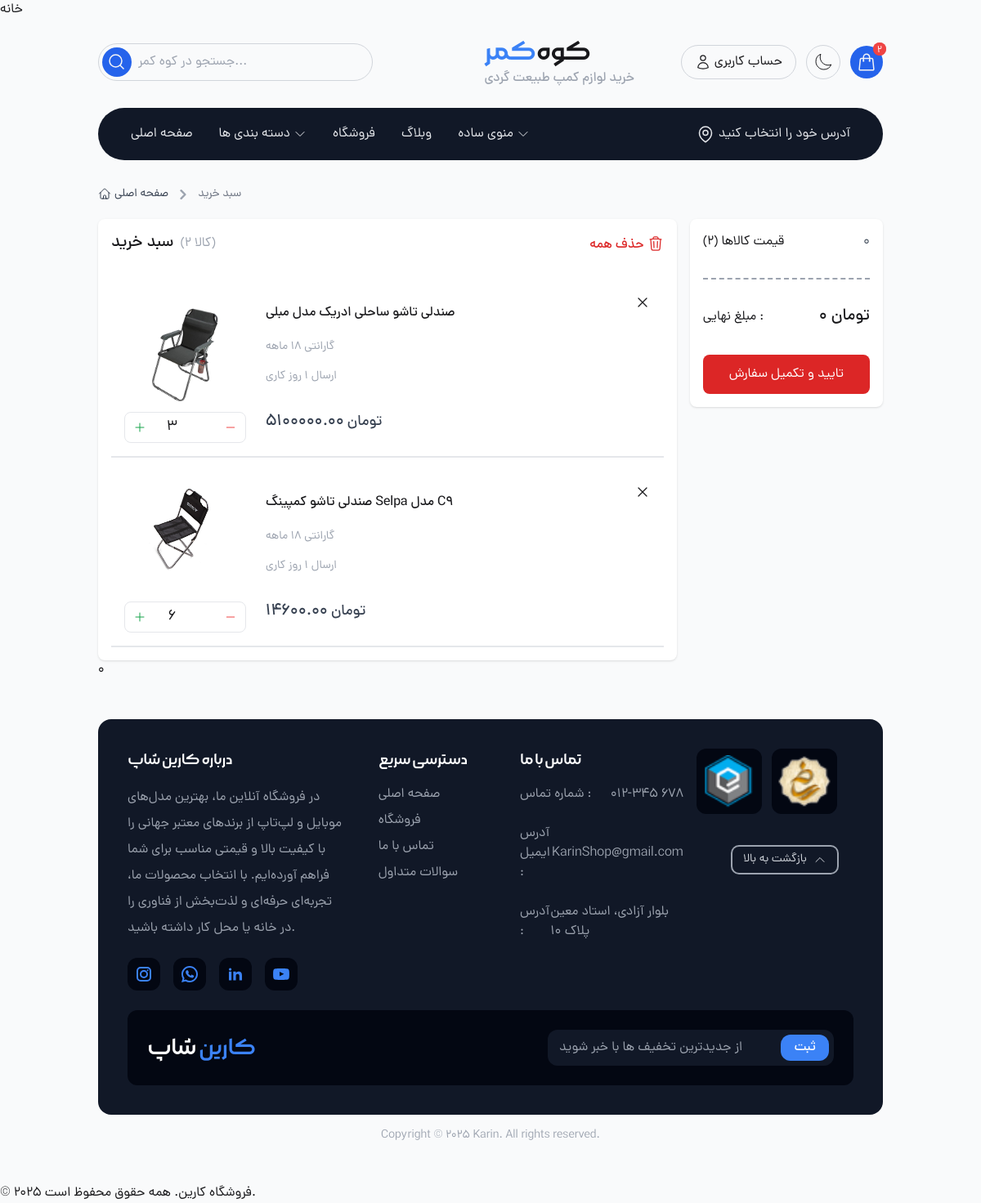
Page /cart/ (signed in) on the earlier database version.
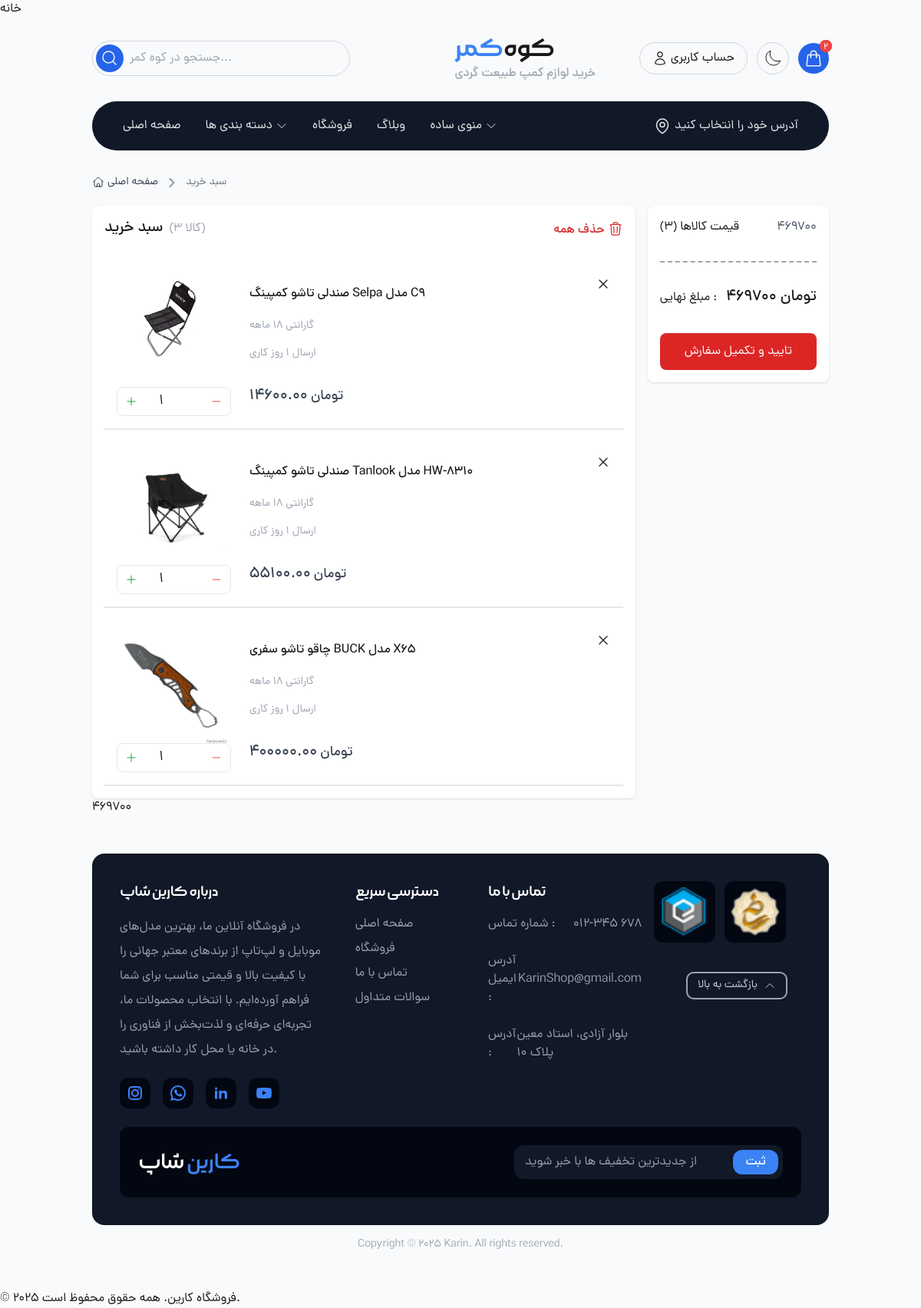
Same page on the later database version.
### order_app/models.py (models this page shows, shortened)
class OrderDetail(models.Model):
    order = models.ForeignKey(Order, on_delete=models.CASCADE, verbose_name='سبد خرید', related_name='orderdetails_set')
    product = models.ForeignKey(Product, on_delete=models.CASCADE, verbose_name='محصول')
    final_price = models.IntegerField(null=True, blank=True, verbose_name='قیمت نهایی تک محصول')
    count = models.IntegerField(verbose_name='تعداد')
    class Meta:
        verbose_name = 'جزئیات سبد خرید'
        verbose_name_plural = 'لیست جزئیات سبد خرید'

### product_app/models.py (models this page shows, shortened)
class Product(models.Model):
    category = models.ForeignKey(Category, related_name='products', on_delete=models.CASCADE, null=True, blank=True)
    name = models.CharField(max_length=200, db_index=True)
    slug = models.SlugField(max_length=200, db_index=True)
    image = models.ImageField(upload_to='product/', blank=True)
    description = models.TextField(blank=True)
    price = models.DecimalField(max_digits=10, decimal_places=2)
    stock = models.PositiveIntegerField(default=0)
    available = models.BooleanField(default=True)
    created = models.DateTimeField(auto_now_add=True)
    updated = models.DateTimeField(auto_now=True)
    class Meta:
        ordering = ('name',)
        indexes = [
            models.Index(fields=['id', 'slug']),
        ]

### order_app/views.py (the view)
@login_required
def cart_detail(request):
    cart, created = Order.objects.get_or_create(user=request.user, is_paid=False)
    context = {
        'cart': cart.orderdetails_set.all(),
        'total_price': cart.calculate_total_price()  # حالا این تابع همیشه یک عدد برمی‌گرداند
    }
    return render(request, 'cart/cart_detail.html', context)

### order_app/templates/cart/cart_detail.html (shortened to what this page needs)
{% extends "base.html" %}
{% load static %}
{% load static humanize %}
{% block content %}
<main class="container">
    <nav class="flex mt-8" aria-label="Breadcrumb">
        <ol class="inline-flex items-center space-x-1 md:space-x-2 rtl:space-x-reverse">
            <li class="inline-flex items-center">
                <a href="{% url 'home' %}" class="inline-flex items-center text-sm gap-x-1  text-gray-700 hover:text-blue-600 dark:text-gray-400 dark:hover:text-white">
                    <svg class="size-4 mb-0.5">
                        <use href="#home" />
                    </svg>
                    صفحه اصلی
                </a>
            </li>
            <li aria-current="page">
                <div class="flex items-center">
                    <svg class="rtl:rotate-180 w-3 h-3 text-gray-400 mx-1" aria-hidden="true"
                        xmlns="http://www.w3.org/2000/svg" fill="none" viewBox="0 0 6 10">
                        <path stroke="currentColor" stroke-linecap="round" stroke-linejoin="round" stroke-width="2"
                            d="m1 9 4-4-4-4" />
                    </svg>
                    <span class="ms-1 text-sm  text-gray-500 md:ms-2 dark:text-gray-400">سبد خرید</span>
                </div>
            </li>
        </ol>
    </nav>
    <section class="flex flex-col lg:flex-row justify-between items-start gap-4 child:rounded-lg child:bg-white child:dark:bg-gray-800 child:shadow child:p-4 mt-5">
        <div class="w-full lg:w-3/4 flex flex-col gap-y-8 ">
            <div class="flex items-center justify-between">
                <span class="flex items-center gap-x-2">
                    <h2 class="font-DanaMedium text-xl">سبد خرید</h2>
                    <p class="text-gray-400">({{ cart|length }} کالا)</p>
                </span>
               <span class="flex items-center gap-x-1 text-red-600 dark:text-white cursor-pointer">
                <a href="{% url 'clear_cart' %}" class="flex items-center gap-x-1 text-red-600 dark:text-white cursor-pointer">
                   <p class="mt-1 font-DanaMedium ">حذف همه</p>
                     <svg class="w-5 h-5">
                      <use href="#trash"></use>
                     </svg>
                </a>
               </span>
            </div>
            <div class="w-full flex flex-col gap-y-4 child:p-2 lg:child:p-4 ">
                {% if cart %}
                    {% for item in cart %}
                    <div class="w-full flex justify-between relative border-b-2 border-gray-200 dark:border-white/20 ">
                        <div class="flex flex-col sm:flex-row items-center gap-6">
                            <div class="flex w-fit flex-col">
                                <img src="{% static 'images/products/' %}{{ item.product.image.url }}" class="w-36" alt="{{ item.product.name }}">
                                <div class="flex items-center justify-between gap-x-1 rounded-lg border border-gray-200 dark:border-white/20 py-1 px-2">
                                    <a href="{% url 'add_to_cart' item.product.id %}" class="flex items-center justify-center w-5 h-5 text-green-600">
                                        <svg class="w-4 h-4">
                                            <use href="#plus"></use>
                                        </svg>
                                    </a>
                                    <input type="number" min="1" max="20" value="{{ item.count }}"
                                        class="custom-input mr-8 text-lg bg-transparent text-center" readonly>
                                    <a href="{% url 'remove_from_cart' item.product.id %}" class="flex items-center justify-center w-5 h-5 text-red-500">
                                        <svg class="w-4 h-4">
                                            <use href="#minus"></use>
                                        </svg>
                                    </a>
                                </div>
                            </div>
                            <div class="flex flex-col gap-y-4">
                                <h2 class="font-DanaMedium line-clamp-1">
                                    {{ item.product.name }}
                                </h2>
                                <ul class="space-y-3 child:text-sm text-gray-400 child:flex child:items-center child:gap-x-1.5">
                                    <li>
                                        <p class="mt-1">گارانتی 18 ماهه</p>
                                    </li>
                                    <li>
                                        <p class="mt-1">ارسال 1 روز کاری</p>
                                    </li>
                                </ul>
                                <span class="flex items-center gap-x-1 text-gray-700 dark:text-gray-300 font-DanaMedium mt-4">
                                    <p class="font-DanaMedium text-xl">{{ item.product.price|intcomma }}</p>
                                    <p class="text-lg">تومان</p>
                                </span>
                            </div>
                        </div>
                        <div class="hidden sm:flex items-end justify-between flex-col">
                            <a href="{% url 'remove_from_cart' item.product.id %}">
                                <svg class="w-5 h-5 cursor-pointer">
                                    <use href="#x-mark"></use>
                                </svg>
                            </a>
                        </div>
                    </div>
                    {% endfor %}
                {% else %}
                    <div class="text-center font-DanaMedium text-gray-500 py-10">
                        <p>سبد خرید شما خالی است.</p>
                        <a href="{% url 'product:product_list' %}" class="text-blue-500 hover:underline">بازگشت به فروشگاه</a>
                    </div>
                {% endif %}
            </div>
        </div>
        {% include 'cart/side_price_box.html' %}
    </section>
{{ total_price }}
</main>
{% endblock %}

Differences in the rows shown:
removed OrderDetail: product.image (picture), count "3", product.name "صندلی تاشو ساحلی ادریک مدل مبلی", product.price "5100000.00"
removed OrderDetail: product.image (picture), count "6", product.name "صندلی تاشو کمپینگ Selpa مدل C9", product.price "14600.00"
added OrderDetail: product.image (picture), count "1", product.name "صندلی تاشو کمپینگ Selpa مدل C9", product.price "14600.00"
added OrderDetail: product.image (picture), count "1", product.name "صندلی تاشو کمپینگ Tanlook مدل HW-8310", product.price "55100.00"
added OrderDetail: product.image (picture), count "1", product.name "چاقو تاشو سفری BUCK مدل X65", product.price "400000.00"
Other differences:
{{ cart|length }}: "2" → "3"
{{ total_price|intcomma }}: "0" → "469700"
{{ total_price }}: "0" → "469700"
